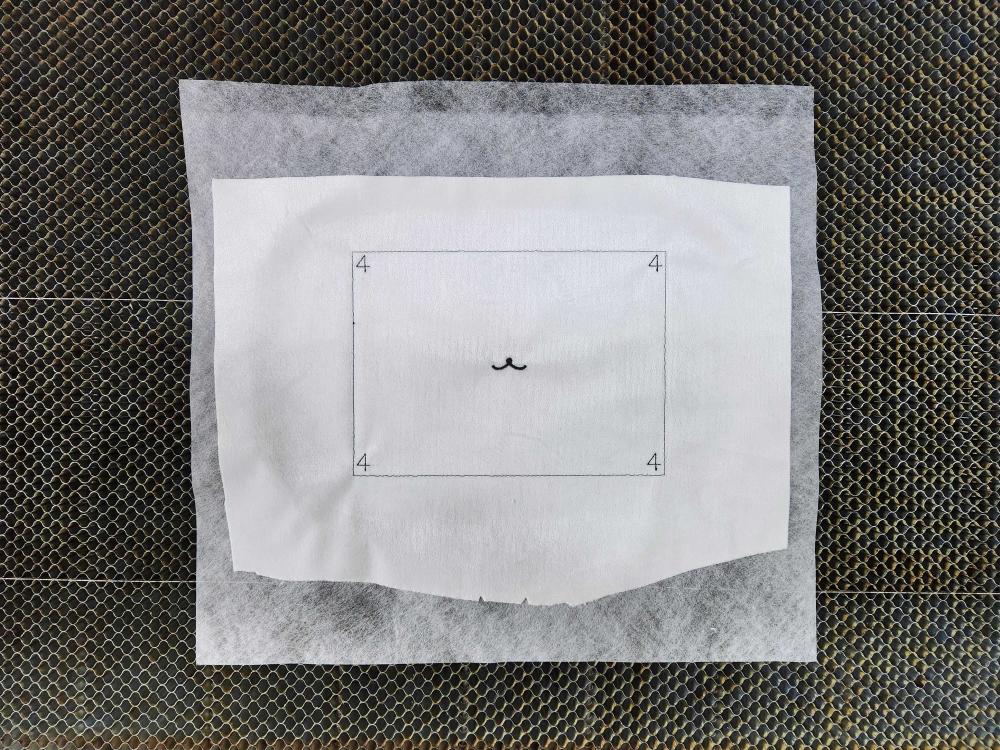
#> input picture image/cloth4.jpg, 4000 x 3000 px, found by its file name (shown at 1/4 size)
$ python 0122rect.py
#> lines starting #> are read from the running program, lines starting #| are printed output that depends on the picture; after the words box and inside, x2 and y2 are one past the last pixel; in counts of white or black regions, pixels touching at a corner belong together; long printed decimals are rounded
import cv2
import math
from sklearn.cluster import DBSCAN

filename = "cloth4"


# 이미지 4분할
def split_image(image, point, angle):
    x, y = point
    h, w = image.shape[:2]
    rotation_matrix = cv2.getRotationMatrix2D((x, y), angle, 1)
    rotated_image = cv2.warpAffine(image, rotation_matrix, (w, h))
    top_left = rotated_image[0:y, 0:x]
    top_right = rotated_image[0:y, x:]
    bottom_left = rotated_image[y:, 0:x]
    bottom_right = rotated_image[y:, x:]
    return top_left, top_right, bottom_left, bottom_right


import cv2
import numpy as np

count = 0
img = cv2.imread(f"{filename}.jpg", cv2.IMREAD_COLOR)
#> img is the input picture: shape (3000, 4000, 3); mean B, G, R 120.6, 121.9, 122.6
size = img.shape[:2]
#> size = (3000, 4000)
print(size)
#| (3000, 4000)
img = cv2.resize(img, (800, 600))  # 이미지 크기 조정-카메라 설치 후 하이퍼파라미터 조정
#> img: shape (600, 800, 3)


def remove_overlapping_contours(contours, img_size=(500, 500)):
    # 컨투어 리스트 정렬 (면적 기준 내림차순)
    contours = sorted(contours, key=lambda cnt: cv2.contourArea(cnt), reverse=True)
    remaining_contours = []
    mask = np.zeros(img_size, dtype=np.uint8)

    for cnt in contours:
        # 현재 컨투어를 그린 마스크 생성
        current_mask = np.zeros(img_size, dtype=np.uint8)
        cv2.drawContours(current_mask, [cnt], -1, 255, -1)
        overlap = cv2.bitwise_and(mask, current_mask)
        if not np.any(overlap):  # 겹치는 영역이 없으면
            remaining_contours.append(cnt)
            cv2.drawContours(mask, [cnt], -1, 255, -1)
    return remaining_contours


# Canny Edge Detection
edges = cv2.Canny(img, 240, 240)
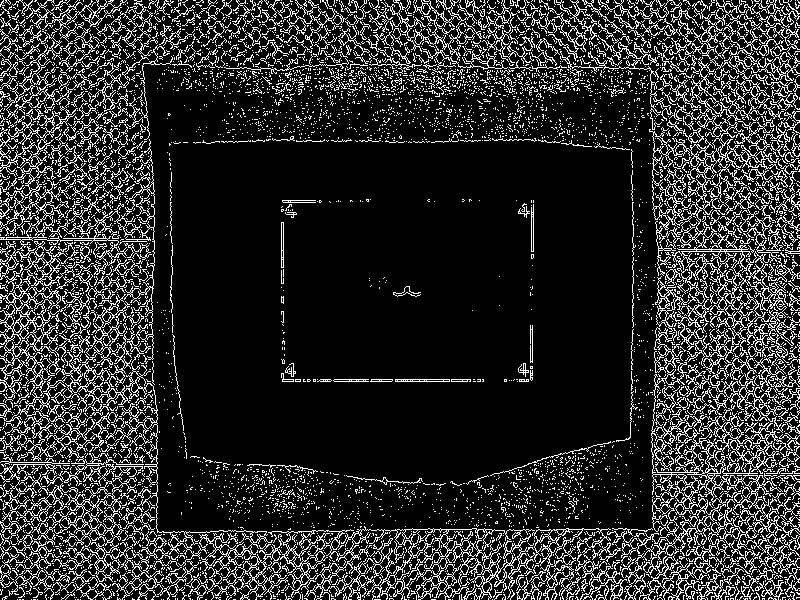
#> edges: shape (600, 800); 17.1% white in thin lines or dots


kernel = np.ones((4, 4), np.uint8)
morph = cv2.morphologyEx(edges, cv2.MORPH_CLOSE, kernel)
#> morph: shape (600, 800); 39% white; 511 white regions (464 under 20 px)
edges = cv2.blur(edges, (3, 3))
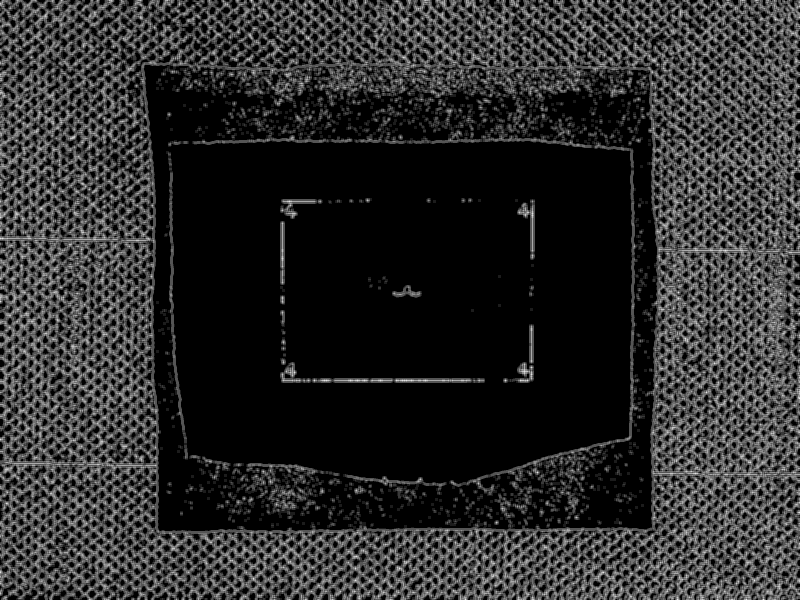
#> edges: shape (600, 800); min 0, max 227, mean 43.6
# 컨투어 검출 (Canny후에 블러처리까지 한 결과를 입력으로 사용)
contours, hierarchy = cv2.findContours(morph, cv2.RETR_TREE, cv2.CHAIN_APPROX_TC89_KCOS)
#> contours = 3027 contours, 641 with area under 20; largest, box (x1, y1, x2, y2) and area: (0, 0, 800, 600) 472691, (143, 64, 660, 534) 213668, (441, 89, 522, 142) 2312, (243, 465, 340, 519) 1790, (282, 364, 485, 383) 594
realcontour = []
for i, cnt in enumerate(contours):
    area = cv2.contourArea(cnt)
    peri = cv2.arcLength(cnt, True)
    if 400000 > area > 5000:  # 면적 필터링-카메라 설치 후 하이퍼파리미터 조정
        # 컨투어 내부 마스크 생성
        mask = np.zeros(img.shape[:2], dtype=np.uint8)
        cv2.drawContours(mask, [cnt], -1, 255, -1)
        mean_val, stddev_val = cv2.meanStdDev(img, mask=mask)
        # 색상이 비슷한지 판별 (임의 기준: 표준편차가 50 미만)-카메라 설치 후 하이퍼파라미터 조정
        if np.all(stddev_val < 50):
            cnt = cv2.approxPolyDP(cnt, 0.0001 * peri, True)
            print(cnt.shape)
            realcontour.append(cnt)
#> this loop made 3027 passes
#> (area, peri, mean_val, stddev_val) on pass 2035: (213668.5, 6212.6, [198.4, 193.3, 192.2], [30.47, 30.47, 30.86])
#> (area, peri) on passes 4, 9, 11, 12, 15, 18: (472691, 4337.7), (31, 21.19), (38, 24.12), (44, 25.35), (31, 21.19), (58.5, 28.51)
#| (1114, 1, 2)
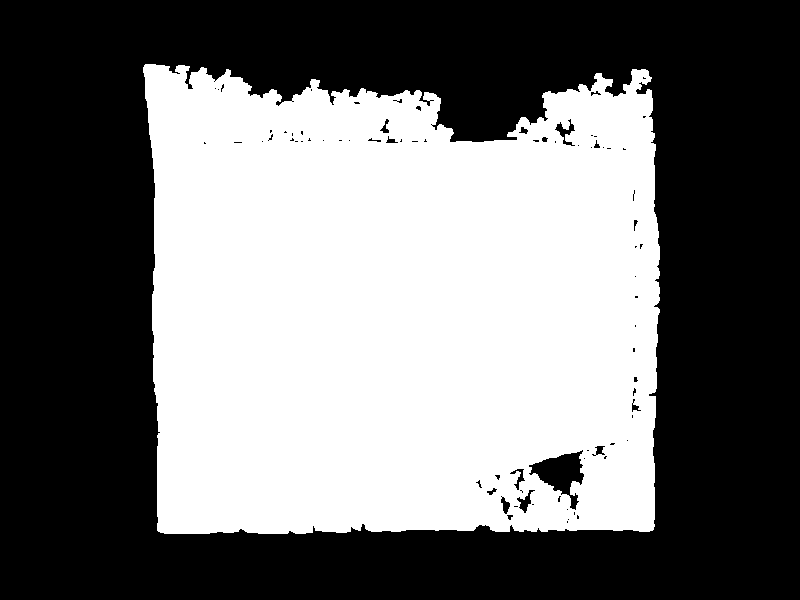
#> mask: shape (600, 800); 45% white; 1 white region
#> after the loop, realcontour = 1 contour; box (x1, y1, x2, y2) and area: (143, 64, 660, 534) 213632
filtered_contours = remove_overlapping_contours(realcontour)
#> in remove_overlapping_contours, `contours = sorted(contours, key=lambda cnt: cv2.contourArea(cnt), reve..`: contours has the same summary as realcontour outside remove_overlapping_contours
#> the loop in remove_overlapping_contours, `for cnt in contours:` made 1 pass
#> after the loop in remove_overlapping_contours, `for cnt in contours:`:
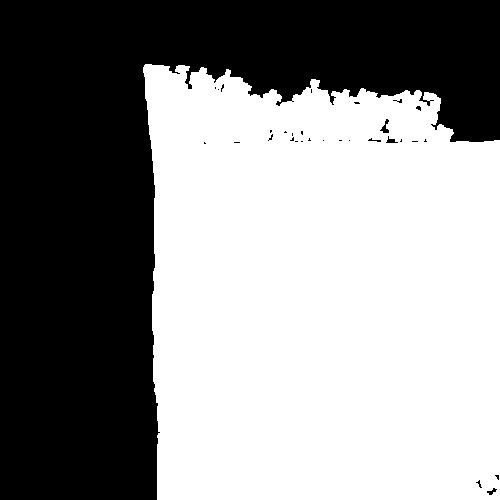
#> current_mask: shape (500, 500); 56% white; 31 black regions (26 under 20 px)
#> after the loop in remove_overlapping_contours, `for cnt in contours:`: remaining_contours has the same summary as realcontour outside remove_overlapping_contours
#> filtered_contours has the same summary as realcontour

for i, cnt in enumerate(filtered_contours):
    cv2.drawContours(img, [cnt], -1, (255, 0, 255), 2)
    M = cv2.moments(cnt, False)
    cX = int(M["m10"] / M["m00"])
    cY = int(M["m01"] / M["m00"])
    mu20 = M["mu20"]
    mu02 = M["mu02"]
    mu11 = M["mu11"]
    angle = 0.5 * math.atan2(2 * mu11, mu20 - mu02)  # 라디안 단위
    angle = angle * (180 / np.pi)  # 각도로 변환
    cv2.circle(img, (cX, cY), radius=5, color=(0, 255, 0), thickness=-1)  # 녹색 점
    # 컨투어를 내부 면적 기준으로 정렬
    sorted_contours = sorted(filtered_contours, key=lambda cnt: cv2.contourArea(cnt))
#> this loop made 1 pass
#> (cX, cY, mu20, mu02, mu11, angle) on pass 1: (398, 311, 4.59e+09, 3.35e+09, 107015632.3, 4.92)
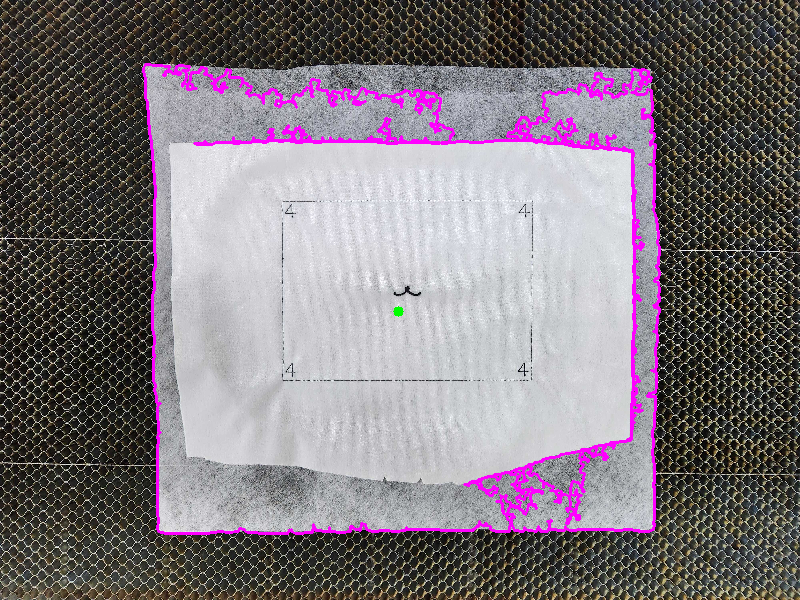
#> img: shape (600, 800, 3); mean B, G, R 123.9, 117.5, 126.1

print("ans")
print(len(sorted_contours))
#| 1
point = (cX, cY)
#> point = (398, 311)
print(point)
#| (398, 311)
image = cv2.imread(f"{filename}.jpg", cv2.IMREAD_COLOR)
height, width = image.shape[:2]
#> height = 3000; width = 4000
scale_x = width / 800
#> scale_x = 5
scale_y = height / 600
#> scale_y = 5
point = (int(image.shape[1] * cX / 800), int(image.shape[0] * cY / 600))
#> point = (1990, 1555)
# 원본 이미지에 컨투어 그리기
for contour in sorted_contours:
    contour_rescaled = [
        (int(pt[0][0] * scale_x), int(pt[0][1] * scale_y)) for pt in contour
    ]
#> this loop made 1 pass
contour_rescaled = np.array(contour_rescaled)
#> contour_rescaled = 1114 pairs, first value 715 to 3295, second value 320 to 2665
contour_rescaled = contour_rescaled.reshape(-1, 1, 2)
#> contour_rescaled = 1114 rows, first 8: [725, 320], [845, 330], [840, 350], [825, 355], [825, 365], [815, 375], [825, 375], [830, 355]
mask = np.zeros(image.shape[:2], dtype=np.uint8)
# 모든 컨투어를 마스크에 그리기
cv2.drawContours(mask, [contour_rescaled], -1, (255, 255, 255), thickness=cv2.FILLED)
#> mask: shape (3000, 4000); 44.6% white; 1 white region, box (x1, y1, x2, y2) and area: (715, 320, 3296, 2666) 5350385
loss = 1000000000000000000000000000000000000
a = 0.001
eps = 2
hh = 0.1
x, y, ang = cX * scale_x, cY * scale_y, angle
#> x = 1990; y = 1555; ang = 4.92


def make_rect(x, y, w, h, ang):
    # 직사각형 만들기
    rect_mask = np.zeros(image.shape[:2], dtype=np.uint8)

    # Calculate the rotated rectangle
    rect = ((x, y), (w, h), ang)

    # Get the 4 corners of the rotated rectangle
    box = cv2.boxPoints(rect)  # Get the corner points (float values)
    box = np.int64(box)  # Convert to integer values

    # Draw the rotated rectangle with white color
    cv2.fillPoly(rect_mask, [box], color=255)
    return rect_mask


def Loss(contour_mask, rectangle_mask):
    both_masks = cv2.bitwise_and(contour_mask, rectangle_mask)
    only_contour = cv2.bitwise_and(
        contour_mask, cv2.bitwise_not(rectangle_mask)
    )  # Only in contour mask
    only_rectangle = cv2.bitwise_and(
        rectangle_mask, cv2.bitwise_not(contour_mask)
    )  # Only in rectangle mask
    both = cv2.countNonZero(both_masks)
    only_contour = cv2.countNonZero(only_contour)
    only_rectangle = cv2.countNonZero(only_rectangle)
    print(both, only_contour, only_rectangle)
    aa = only_contour + only_rectangle * 10 - both
    return aa


area = cv2.contourArea(contour_rescaled)
#> area = 5340787.5
w = math.sqrt(area)
#> w = 2311
h = area**0.5
#> h = 2311
print("ans")
print(x, y, w, h, ang)
#| 1990.0 1555.0 2311.014 2311.014 4.922
x_, y_, w_, h_, ang_ = 0, 0, 0, 0, 0
# rect_mask = make_rect(x, y, w, h, ang)
# rect_mask = cv2.resize(rect_mask, (int(rect_mask.shape[1] * 0.2), int(rect_mask.shape[0] * 0.2)))
# cv2.imshow("rect", rect_mask)
for i in range(100):
    # print(x_, y_, w_, h_, ang_)
    count = count + 1

    rect_mask = make_rect(x, y, w, h, ang)
    aa = Loss(mask, rect_mask)

    rect_x = make_rect(x + eps, y, w, h, ang)

    x_ = (Loss(mask, rect_x) - aa) / eps

    rect_y = make_rect(x, y + eps, w, h, ang)
    y_ = (Loss(mask, rect_y) - aa) / eps

    rect_w = make_rect(x, y, w + eps, h, ang)
    w_ = (Loss(mask, rect_w) - aa) / eps

    rect_h = make_rect(x, y, w, h + eps, ang)
    h_ = (Loss(mask, rect_h) - aa) / eps

    rect_ang = make_rect(x, y, w, h, ang + hh)
    ang_ = (Loss(mask, rect_ang) - aa) / hh
    values = np.array([x_, y_, w_, h_, ang_])
    result = np.linalg.norm(values)
    if result < 100:
        print(count)
        print(x_, y_, w_, h_, ang_)
        print(x, y, w, h, ang)
        print("end")
        # cv2.imshow("real", rect_mask)
        break
    x = x - a * x_
    y = y - a * y_
    w = w - a * w_
    h = h - a * h_
    ang = ang - a * ang_
#> this loop made 100 passes
#> (x_, y_) on passes 1 to 4: (-4884, -1884), (-1074, -803), (1302, 959), (702, 824)
#> (x_, y_) on pass 10: (2604, -4749)
#> (printed output is left out)
#> pass 1, in Loss, `only_rectangle = cv2.bitwise_and( rectangle_mask, cv2.bitwise_not(cont..`:
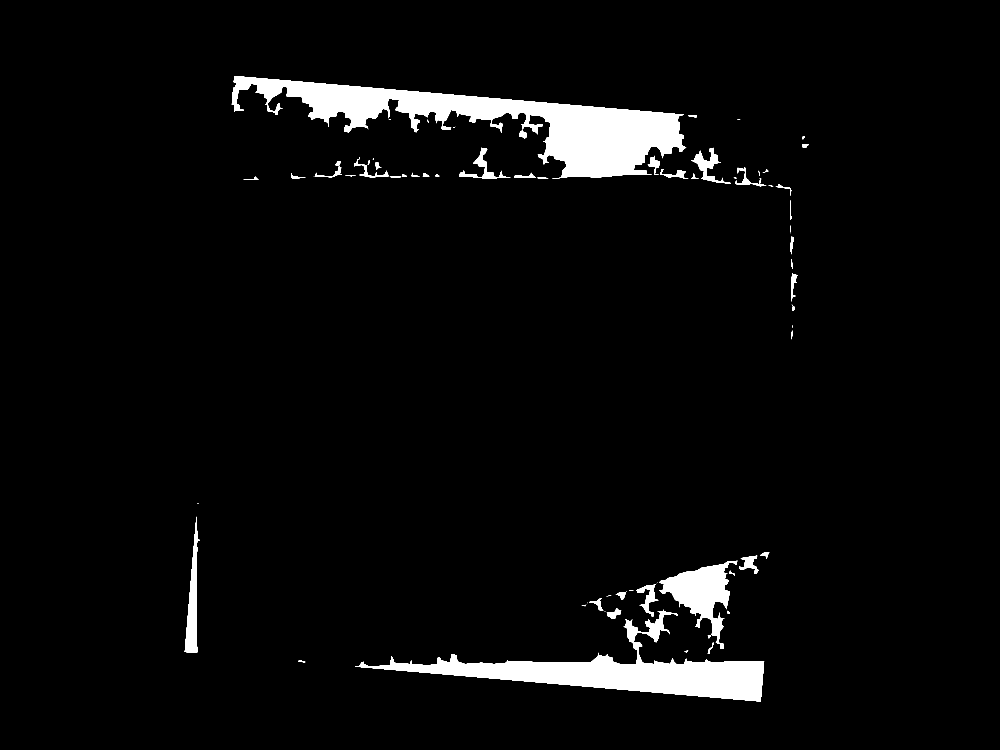
#> only_rectangle: shape (3000, 4000) (shown at 1/4 size); 4% white; 79 white regions (22 under 20 px), largest, box (x1, y1, x2, y2) and area: (927, 304, 2745, 715) 238089, (1420, 2438, 3057, 2806) 150609, (2636, 2242, 2949, 2595) 40505

mask = np.zeros_like(image)
rect = ((x, y), (w, h), ang)
# Get the 4 corners of the rotated rectangle
box = cv2.boxPoints(rect)  # Get the corner points (float values)
box = np.int64(box)  # Convert to integer values
cv2.fillPoly(mask, [box], color=(255, 255, 255))
#> mask: shape (3000, 4000, 3); 30.6% white; 1 white region, box (x1, y1, x2, y2) and area: (950, 567, 2969, 2603) 3676197

result = cv2.bitwise_and(image, mask)
mask = cv2.resize(mask, (int(mask.shape[1] * 0.2), int(mask.shape[0] * 0.2)))
#> mask: shape (600, 800, 3); 30.6% white; 1 white region, box (x1, y1, x2, y2) and area: (190, 113, 594, 521) 147044
cv2.imshow("rect", mask)
print(f"모양{result.shape}")
cv2.circle(result, point, 20, (0, 255, 0), -1)
print(result.shape)
# image = cv2.resize(image, (800, 600))  # 이미지 크기 조정-카메라 설치 후 하이퍼파라미터 조정
top_left, top_right, bottom_left, bottom_right = split_image(result, point, 0)
#> in split_image, `bottom_right = rotated_image[y:, x:]`:
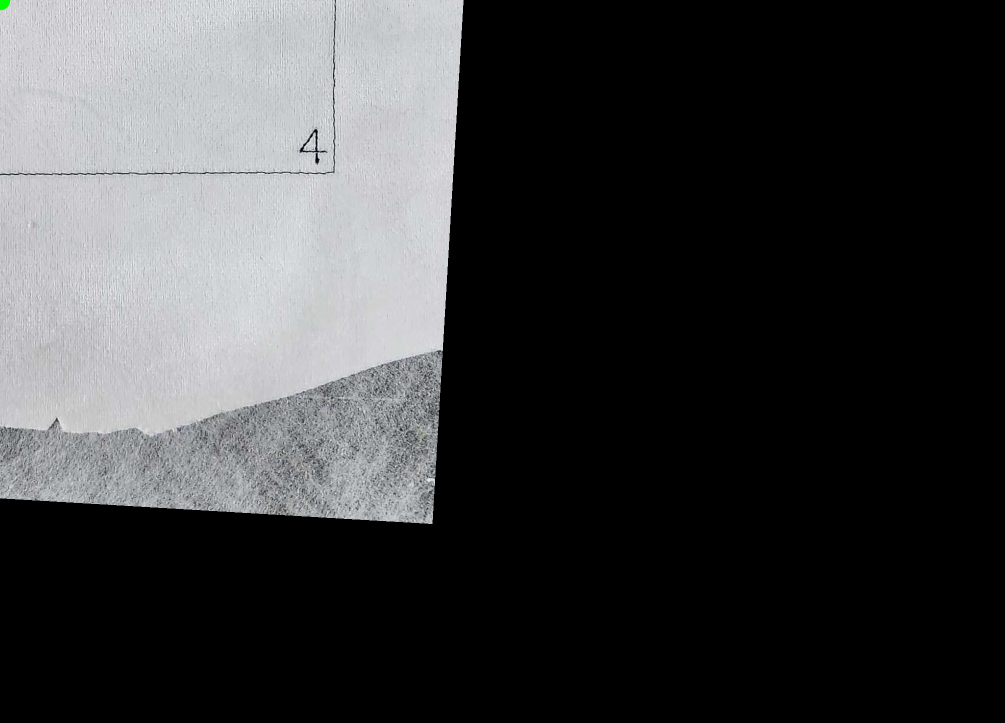
#> bottom_right: shape (1445, 2010, 3) (shown at 1/2 size); mean B, G, R 62.1, 61, 60.3
# result = cv2.resize(result, (int(result.shape[1] * 0.2), int(result.shape[0] * 0.2)))
# cv2.imshow("Contours with Color Analysis", result)
cv2.waitKey(0)
cv2.destroyAllWindows()


# 결과 출력
def where(imgx, imgy, loc):
    if loc == 1:
        imgx += cX * scale_x
    elif loc == 3:
        imgy += cY * scale_y
    elif loc == 2:
        imgx += cX * scale_x
        imgy += cY * scale_y
    img_point = (int(imgx), int(imgy))
    return img_point


template = cv2.imread("marker43.png", 0)


def marker_detector(side):
    count = 0
    orb = cv2.ORB_create()
    kp1, des1 = orb.detectAndCompute(template, None)
    # 입력할 부분 설정
    input_image = cv2.cvtColor(side, cv2.COLOR_BGR2GRAY)  # 여기다
    kp2, des2 = orb.detectAndCompute(input_image, None)

    bf = cv2.BFMatcher(cv2.NORM_HAMMING, crossCheck=True)
    matches = bf.match(des1, des2)
    points1 = []  # 템플릿 이미지에서의 매칭된 특징점 좌표
    points2 = []  # 입력 이미지에서의 매칭된 특징점 좌표

    # 매칭 결과를 거리 기준으로 정렬
    matches = sorted(matches, key=lambda x: x.distance)
    for match in matches:
        # 첫 번째 이미지의 특징점 좌표
        pt1 = kp1[match.queryIdx].pt
        # 두 번째 이미지의 특징점 좌표
        pt2 = kp2[match.trainIdx].pt
        points1.append(pt1)
        points2.append(pt2)
        # 출력

    if points1 and points2:
        avg_x1 = np.mean([pt[0] for pt in points1])
        avg_y1 = np.mean([pt[1] for pt in points1])
        avg_x2 = np.mean([pt[0] for pt in points2])
        avg_y2 = np.mean([pt[1] for pt in points2])

        print(f"Template Image Average (x, y): ({avg_x1:.2f}, {avg_y1:.2f})")
        print(f"Input Image Average (x, y): ({avg_x2:.2f}, {avg_y2:.2f})")
    else:
        print("No matches found.")
    print(len(matches))
    points = [kp2[match.trainIdx].pt for match in matches]
    data = np.array(points)  # 리스트를 numpy 배열로 변환

#> (the run stopped early here; a loop or call above may not have finished)
